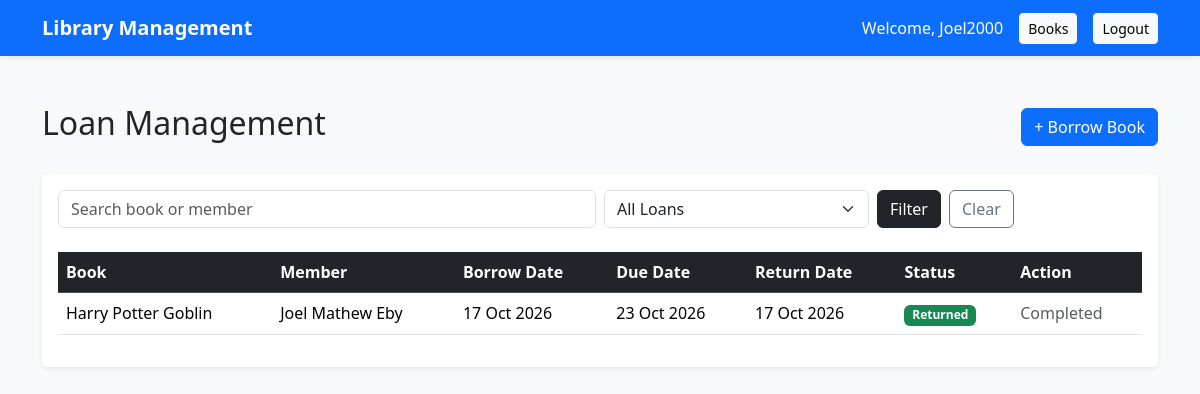
Page /loans/ (signed in) on the committed database.
### loans/models.py (models this page shows, shortened)
class Loan(models.Model):
    book = models.ForeignKey(
        Book,
        on_delete=models.PROTECT,
        related_name="loans"
    )
    member = models.ForeignKey(
        Member,
        on_delete=models.PROTECT,
        related_name="loans"
    )
    borrow_date = models.DateField(
        default=timezone.localdate
    )
    due_date = models.DateField()
    return_date = models.DateField(
        null=True,
        blank=True
    )
    @property
    def is_returned(self):
        return self.return_date is not None

### books/models.py (models this page shows, shortened)
class Book(models.Model):
    CATEGORY_CHOICES = [
        ("fiction", "Fiction"),
        ("nonfiction", "Non-Fiction"),
        ("science", "Science"),
        ("technology", "Technology"),
        ("history", "History"),
        ("education", "Education"),
        ("other", "Other"),
    ]
    title = models.CharField(max_length=200)
    author = models.CharField(max_length=150)
    isbn = models.CharField(max_length=20, unique=True)
    category = models.CharField(
        max_length=20,
        choices=CATEGORY_CHOICES
    )
    availability_status = models.BooleanField(default=True)

### members/models.py (models this page shows, shortened)
class Member(models.Model):
    fullname = models.CharField(max_length=100)
    username = models.CharField(max_length=50, unique=True)
    email = models.EmailField(unique=True)
    mobilenumber = models.CharField(max_length=15)
    password = models.CharField(max_length=128)

### loans/views.py (the view)
# urls.py: path("", views.loan_list, name="loan_list"),
def loan_list(request):
    loans = Loan.objects.select_related(
        "book", "member"
    ).order_by("-borrow_date", "-id")
    status = request.GET.get("status", "")
    if status == "borrowed":
        loans = loans.filter(return_date__isnull=True)
    elif status == "returned":
        loans = loans.filter(return_date__isnull=False)
    elif status == "overdue":
        loans = loans.filter(
            return_date__isnull=True,
            due_date__lt=timezone.localdate()
        )
    search = request.GET.get("search", "").strip()
    if search:
        loans = loans.filter(
            Q(book__title__icontains=search)
            | Q(member__fullname__icontains=search)
            | Q(member__user__username__icontains=search)
        )
    return render(request, "loans/loan_list.html", {
        "loans": loans,
        "status": status,
        "search": search,
    })

### loans/templates/loans/loan_list.html (shortened to what this page needs)
<!DOCTYPE html>
<html lang="en">
<head>
    <link href="https://cdn.jsdelivr.net/npm/bootstrap@5.3.3/dist/css/bootstrap.min.css"
          rel="stylesheet">
</head>
<body class="bg-light">
<nav class="navbar navbar-expand-lg navbar-dark bg-primary shadow-sm">
    <div class="container">
        <a class="navbar-brand fw-bold" href="{% url 'book_list' %}">
            Library Management
        </a>
        <div class="d-flex align-items-center gap-3">
            <span class="text-white">
                Welcome, {{ request.user.username }}
            </span>
            <a href="{% url 'book_list' %}"
               class="btn btn-light btn-sm">
                Books
            </a>
            <form method="POST" action="{% url 'member_logout' %}">
                <button type="submit" class="btn btn-light btn-sm">
                    Logout
                </button>
            </form>
        </div>
    </div>
</nav>
<div class="container py-5">
    <div class="d-flex justify-content-between align-items-center mb-4">
        <h2>Loan Management</h2>
        <a href="{% url 'borrow_book' %}" class="btn btn-primary">
            + Borrow Book
        </a>
    </div>
    <div class="card border-0 shadow-sm">
        <div class="card-body">
            <form method="GET" class="row g-2 mb-4">
                <div class="col-md-6">
                    <input type="text"
                           name="search"
                           class="form-control"
                           placeholder="Search book or member"
                           value="{{ search }}">
                </div>
                <div class="col-md-3">
                    <select name="status" class="form-select">
                        <option value="">All Loans</option>
                    </select>
                </div>
                <div class="col-md-3 d-flex gap-2">
                    <button class="btn btn-dark" type="submit">
                        Filter
                    </button>
                    <a href="{% url 'loan_list' %}"
                       class="btn btn-outline-secondary">
                        Clear
                    </a>
                </div>
            </form>
            <div class="table-responsive">
                <table class="table table-hover align-middle">
                    <thead class="table-dark">
                        <tr>
                            <th>Book</th>
                            <th>Member</th>
                            <th>Borrow Date</th>
                            <th>Due Date</th>
                            <th>Return Date</th>
                            <th>Status</th>
                            <th>Action</th>
                        </tr>
                    </thead>
                    <tbody>
                        {% for loan in loans %}
                        <tr>
                            <td>{{ loan.book.title }}</td>
                            <td>{{ loan.member.fullname }}</td>
                            <td>{{ loan.borrow_date|date:"d M Y" }}</td>
                            <td>{{ loan.due_date|date:"d M Y" }}</td>
                            <td>
                                {% if loan.return_date %}
                                    {{ loan.return_date|date:"d M Y" }}
                                {% else %}
                                    —
                                {% endif %}
                            </td>
                            <td>
                                {% if loan.is_returned %}
                                    <span class="badge bg-success">
                                        Returned
                                    </span>
                                {% elif loan.is_overdue %}
                                    <span class="badge bg-danger">
                                        Overdue
                                    </span>
                                {% else %}
                                    <span class="badge bg-warning text-dark">
                                        Borrowed
                                    </span>
                                {% endif %}
                            </td>
                            <td>
                                {% if not loan.is_returned %}
                                    <form method="POST"
                                          action="{% url 'return_book' loan.pk %}"
                                          onsubmit="return confirm('Confirm book return?');">
                                        {% csrf_token %}
                                        <button type="submit"
                                                class="btn btn-sm btn-success">
                                            Return
                                        </button>
                                    </form>
                                {% else %}
                                    <span class="text-muted">Completed</span>
                                {% endif %}
                            </td>
                        </tr>
                        {% empty %}
                        <tr>
                            <td colspan="7" class="text-center py-4">
                                No loan records found.
                            </td>
                        </tr>
                        {% endfor %}
                    </tbody>
                </table>
            </div>
        </div>
    </div>
</div>
</body>
</html>

### rows in the picture
Loan: book "Harry Potter Goblin", member.fullname "Joel Mathew Eby", borrow_date "17 Oct 2026", due_date "23 Oct 2026", return_date "17 Oct 2026", shows "Returned", shows "Completed"

### other values in the picture
{{ request.user.username }} "Joel2000"
